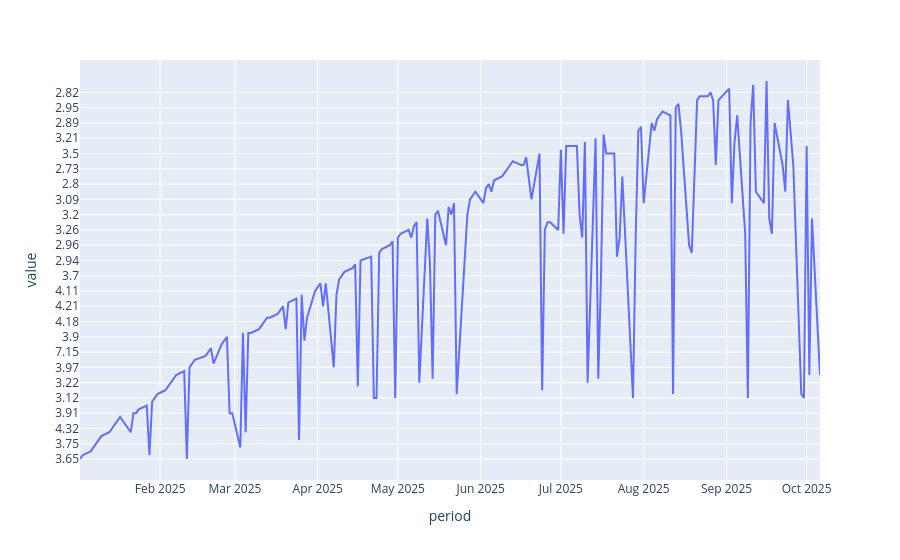

Notebook code for this chart:
### Code cell
# front month future contract
front_month_contract = data.sort(by="period")

# Create the line plot
fig = px.line(front_month_contract, x="period", y="value")

# Display the plot
fig.show()

### Figure 1 — Plotly figure (JSON) as saved in the notebook; plotly's stock layout.template omitted (floating-point values rounded to 4 significant figures; data arrays with more than 128 entries replaced by an {"elided": "..."} marker saying what was removed)
{"data": [{"hovertemplate": "period=%{x}<br>value=%{y}<extra></extra>", "legendgroup": "", "line": {"color": "#636efa", "dash": "solid"}, "marker": {"symbol": "circle"}, "mode": "lines", "name": "", "orientation": "v", "showlegend": false, "type": "scatter", "x": {"elided": "191 str values"}, "xaxis": "x", "y": {"elided": "191 str values"}, "yaxis": "y"}], "layout": {"legend": {"tracegroupgap": 0}, "margin": {"t": 60}, "xaxis": {"anchor": "y", "domain": [0, 1], "title": {"text": "period"}}, "yaxis": {"anchor": "x", "domain": [0, 1], "title": {"text": "value"}}}}
